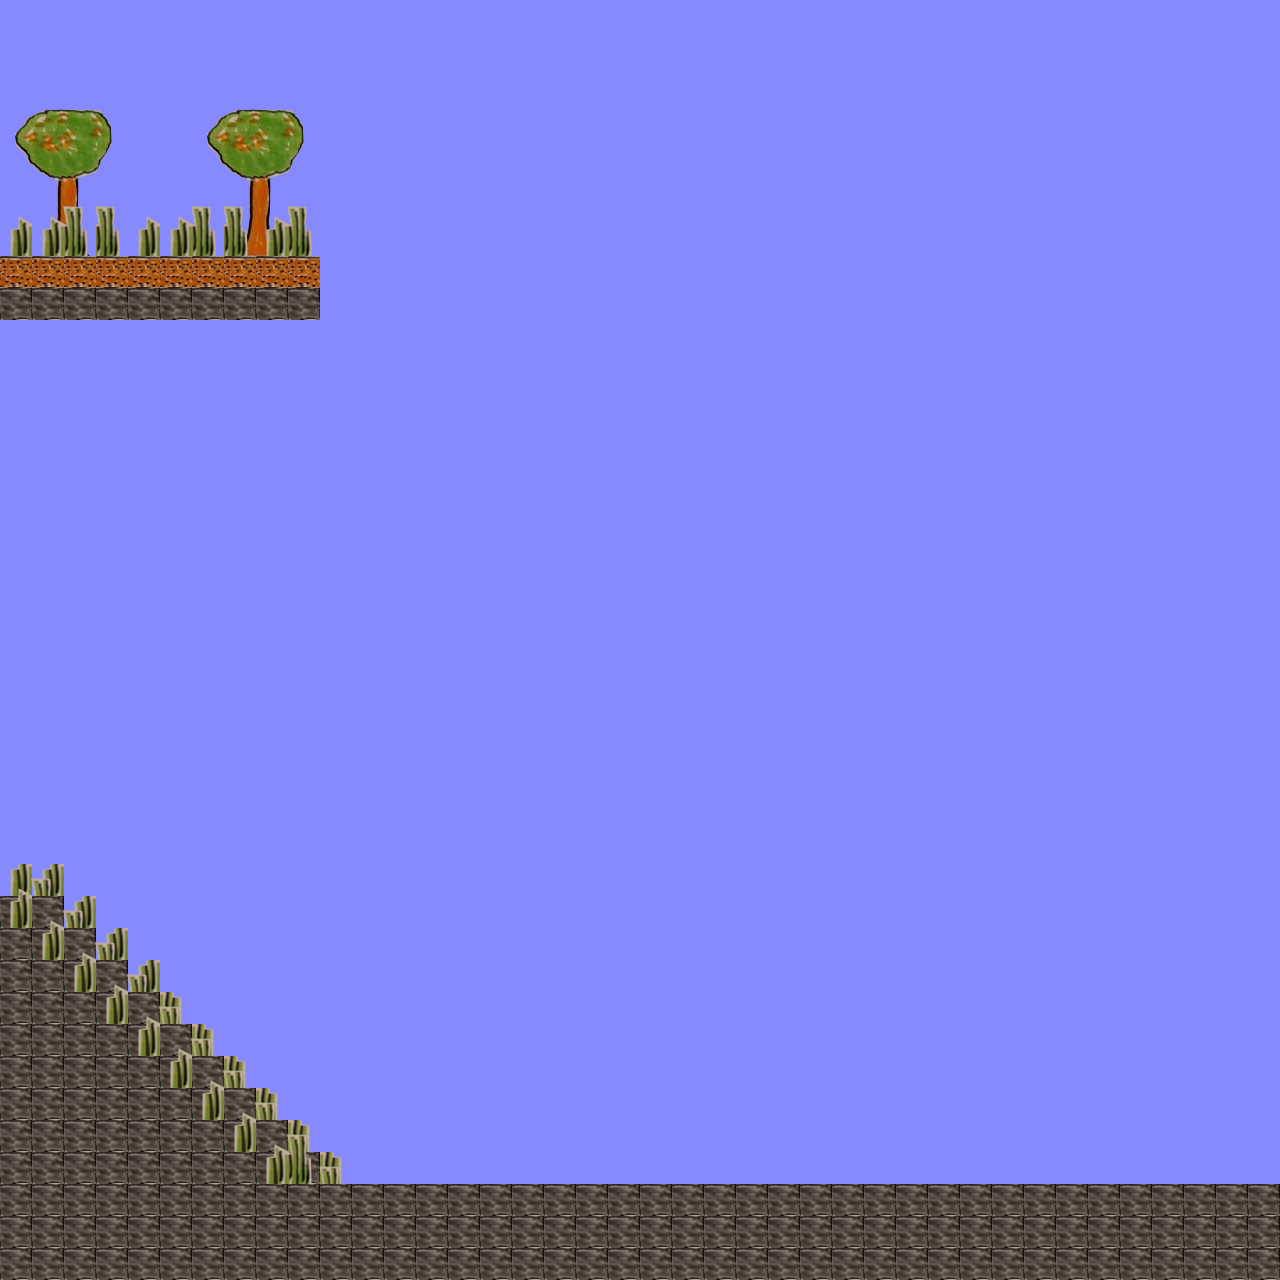

A 2D game scene composited from a Tiled map and its tileset images. What follows is a short description and the map's XML, with each tile layer's data collapsed to a summary:
An orthogonal 40x40 tile map with 32x32 px tiles, 4 tile layers (Background, Walls, Platforms, Foreground) and 3 objects (Skogen, Spider, Robot).

<map version="1.4" tiledversion="2021.01.13" orientation="orthogonal" renderorder="right-down" compressionlevel="0" width="40" height="40" tilewidth="32" tileheight="32" infinite="0" backgroundcolor="#8789ff" nextlayerid="8" nextobjectid="8">
 <tileset firstgid="1" source="TTileSet1.tsx" />
 <layer id="5" name="Background" width="40" height="40">
  <data>[1600 cells, 52 non-empty, 21 distinct tile ids]</data>
 </layer>
 <layer id="2" name="Walls" width="40" height="40">
  <data>[1600 cells, 184 non-empty, 2 distinct tile ids]</data>
 </layer>
 <layer id="3" name="Platforms" width="40" height="40">
  <data>[1600 cells, 20 non-empty, 2 distinct tile ids]</data>
 </layer>
 <layer id="4" name="Foreground" width="40" height="40">
  <data>[1600 cells, 49 non-empty, 4 distinct tile ids]</data>
 </layer>
 <objectgroup id="6" name="SignPosts">
  <object id="1" name="Skogen" x="368" y="1172" width="10" height="10">
   <text wrap="1">Skogen</text>
  </object>
 </objectgroup>
 <objectgroup id="7" name="Entities">
  <object id="4" name="Spider" x="84" y="175" width="6" height="49" />
  <object id="5" name="Robot" x="534" y="1036" width="425" height="145" />
 </objectgroup>
</map>